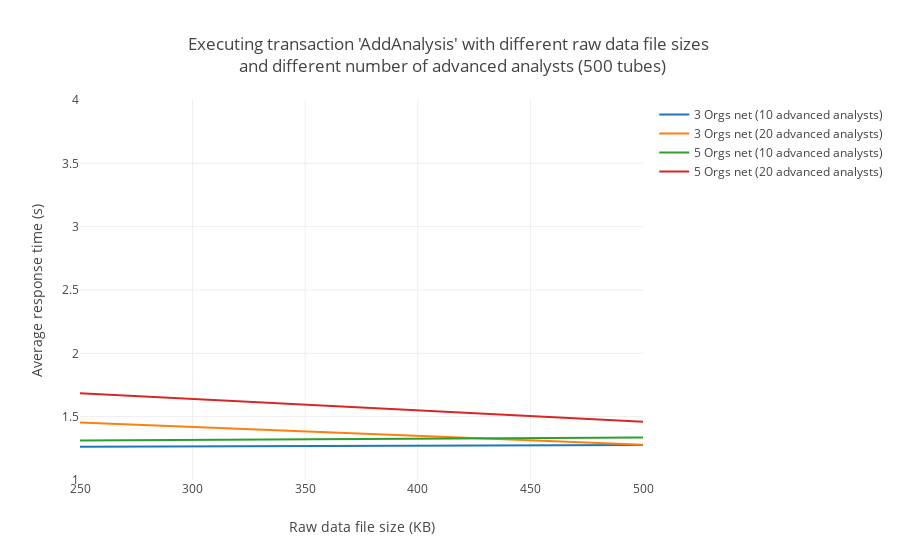

The notebook cell saved with this chart:
### Markdown cell above
### Average times when executing tx 'AddAnalysis' by advanced analysts

### Code cell
# 3 Orgs net data
threeOrgs10 = [1.2624, 1.2773]
threeOrgs20 = [1.4534, 1.2783]
# 5 Orgs net data
fiveOrgs10 = [1.3117, 1.3346]
fiveOrgs20 = [1.6839, 1.4591]

avgResolution(500, threeOrgs10, threeOrgs20, fiveOrgs10, fiveOrgs20)

### Figure 1 — Plotly figure (JSON) as saved in the notebook; plotly's stock layout.template omitted (floating-point values rounded to 4 significant figures)
{"data": [{"mode": "lines", "name": "3 Orgs net (10 advanced analysts)", "type": "scatter", "uid": "73337c64-61c1-441b-862a-e3bd1208fa1b", "x": [250, 500], "y": [1.262, 1.277]}, {"mode": "lines", "name": "3 Orgs net (20 advanced analysts)", "type": "scatter", "uid": "33ac74bc-bb44-4256-9bac-0a9488ca61fc", "x": [250, 500], "y": [1.453, 1.278]}, {"mode": "lines", "name": "5 Orgs net (10 advanced analysts)", "type": "scatter", "uid": "69135b45-dd42-4761-9c65-ef91e6baf9d3", "x": [250, 500], "y": [1.312, 1.335]}, {"mode": "lines", "name": "5 Orgs net (20 advanced analysts)", "type": "scatter", "uid": "ebe9c335-eaaf-4ce2-9152-691a3a0974b0", "x": [250, 500], "y": [1.684, 1.459]}], "layout": {"barmode": "group", "title": {"text": "Executing transaction 'AddAnalysis' with different raw data file sizes <br> and different number of advanced analysts (500 tubes)"}, "xaxis": {"range": [250, 500], "title": {"text": "Raw data file size (KB)"}}, "yaxis": {"range": [1, 4], "title": {"text": "Average response time (s)"}}}}
